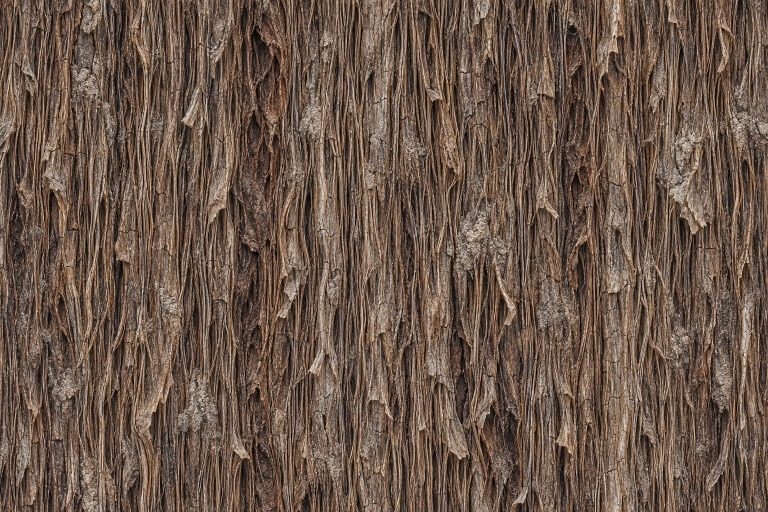
#> input picture assets-src/heart/gen/limb.jpg, 1536 x 1024 px, found by its file name (shown at 1/2 size); its folder holds 3 pictures in this run
$ python make-skins.py
#> lines starting #> are read from the running program, lines starting #| are printed output that depends on the picture
# The hide of the crust-walkers from the generated sheets: tiling colour, and slope with height (as make-materials.mjs has it).
# Run: /home/user/bpyenv/bin/python assets-src/heart/make-skins.py
import numpy as np
from PIL import Image

SRC = 'assets-src/heart/gen'
OUT = 'public/assets/heart/mat'
N = 1024

def sm(a, b, x):
    t = np.clip((x - a) / (b - a), 0, 1)
    return t * t * (3 - 2 * t)

def wrap_axis(f, axis, band=0.14):
    n = f.shape[axis]
    a = np.arange(n)
    w = sm(0, band, np.minimum(a, n - 1 - a) / n)
    shape = [1, 1, 1]
    shape[axis] = n
    w = w.reshape(shape)
    return f * w + np.roll(f, n // 2, axis=axis) * (1 - w)

def blur(a, r):
    r = max(1, int(round(r)))
    for _ in range(3):
        for axis in (0, 1):
            c = np.cumsum(np.concatenate([a.take(range(-r - 1, 0), axis=axis, mode='wrap'), a, a.take(range(0, r), axis=axis, mode='wrap')], axis=axis), axis=axis)
            n = a.shape[axis]
            hi = c.take(range(2 * r + 1, 2 * r + 1 + n), axis=axis)
            lo = c.take(range(0, n), axis=axis)
            a = (hi - lo) / (2 * r + 1)
    return a

def skin(name, box, strength):
#> called with name = 'limb', box = (256, 0, 1280, 1024), strength = 2.2
    im = Image.open(f'{SRC}/{name}.jpg').convert('RGB').crop(box).resize((N, N), Image.LANCZOS)
    f = np.asarray(im).astype(np.float32)
    f = wrap_axis(wrap_axis(f, 1), 0)
    Image.fromarray(np.clip(np.round(f), 0, 255).astype(np.uint8)).save(f'{OUT}/{name}.jpg', quality=92, subsampling=0)
    lum = (0.2126 * f[..., 0] + 0.7152 * f[..., 1] + 0.0722 * f[..., 2]) / 255
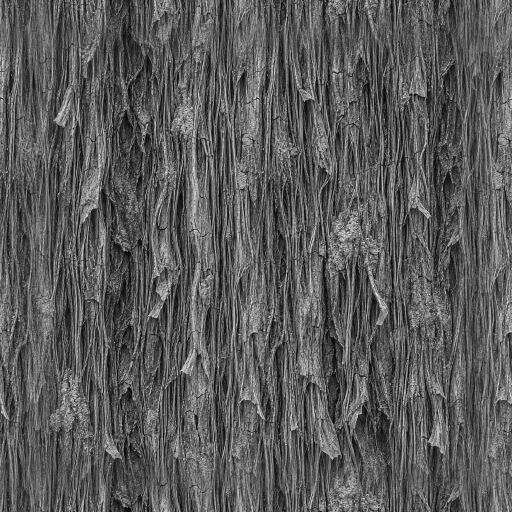
#> lum: shape (1024, 1024) float64 (shown at 1/2 size); min 0, max 0.994, mean 0.356
    h = blur(lum, 1.2) - blur(lum, 0.05 * N)
    h = np.clip(0.5 + (h - h.mean()) / (h.std() or 1) * 0.2, 0, 1)
    dx = (np.roll(h, -1, 1) - np.roll(h, 1, 1)) * 0.5 * strength * 8
    dy = (np.roll(h, -1, 0) - np.roll(h, 1, 0)) * 0.5 * strength * 8
    packed = np.stack([127.5 - dx * 127.5, 127.5 - dy * 127.5, h * 255], axis=-1)
    Image.fromarray(np.clip(np.round(packed), 0, 255).astype(np.uint8)).save(f'{OUT}/{name}-nh.jpg', quality=92, subsampling=0)
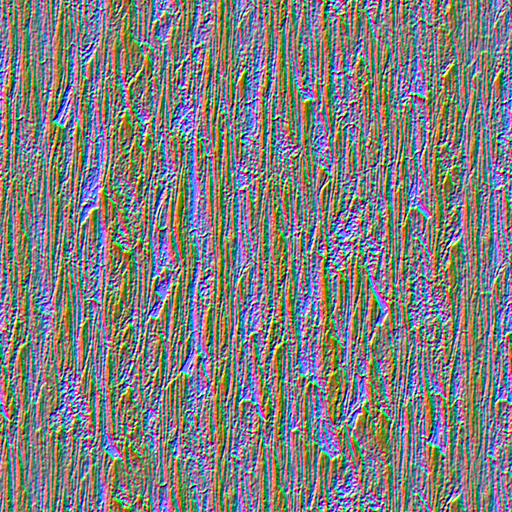
#> saved as limb-nh.jpg: PIL image 1024x1024 RGB (shown at 1/2 size); mean R, G, B 126.9, 126.8, 127.4
    lin = np.power(f / 255, 2.2).reshape(-1, 3).mean(0)
#> lin = [0.182, 0.122, 0.0865]
    print(name, np.round(lin, 3), 'lum', round(float(lum.mean()), 3), 'sd', round(float(lum.std()), 3))
#| limb [0.182 0.122 0.086] lum 0.356 sd 0.158

skin('limb', (256, 0, 1280, 1024), 2.2)
skin('torso', (365, 0, 1306, 941), 2.2)
#> call 2 of skin, with name = 'torso', box = (365, 0, 1306, 941), strength = 2.2
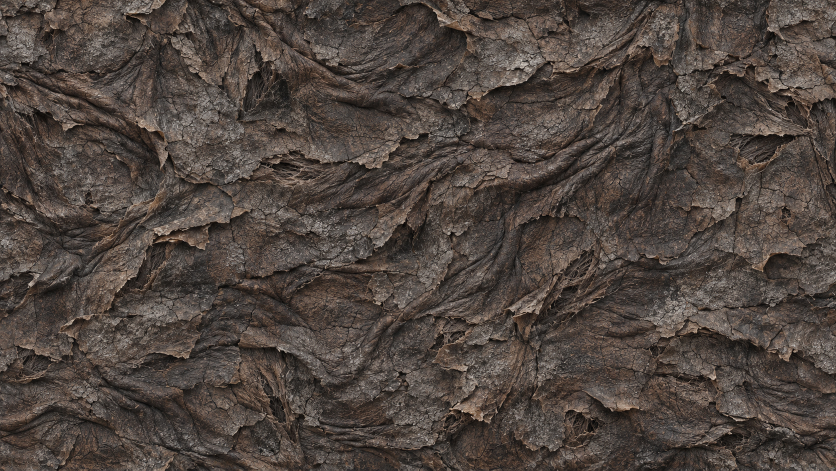
#> input picture assets-src/heart/gen/torso.jpg, 1672 x 941 px, found by its file name (shown at 1/2 size)
#> in skin (call 2), `h = np.clip(0.5 + (h - h.mean()) / (h.std() or 1) * 0.2, 0, 1)`:
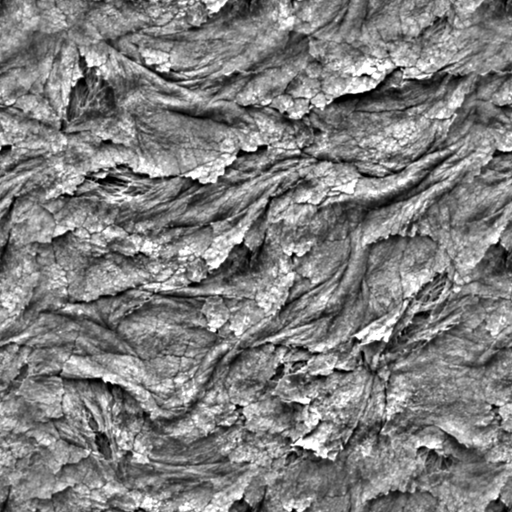
#> h: shape (1024, 1024) float64 (shown at 1/2 size); min 0, max 1, mean 0.499
#> in skin (call 2), `dy = (np.roll(h, -1, 0) - np.roll(h, 1, 0)) * 0.5 * strength * 8`:
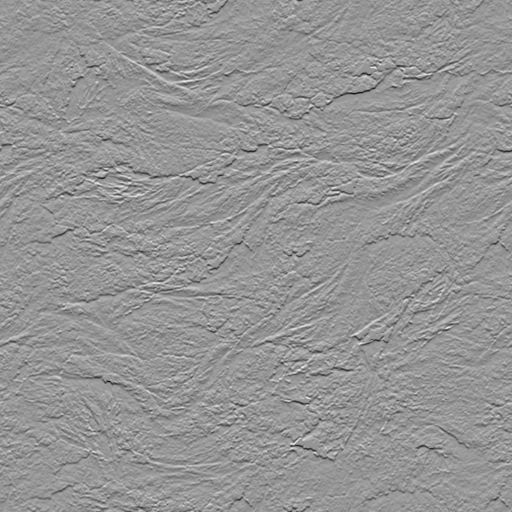
#> dy: shape (1024, 1024) float64 (shown at 1/2 size); min -6.56, max 4.66, mean 1.08e-19; drawn with min black and max white
#> in skin (call 2), `packed = np.stack([127.5 - dx * 127.5, 127.5 - dy * 127.5, h * 255], a..`:
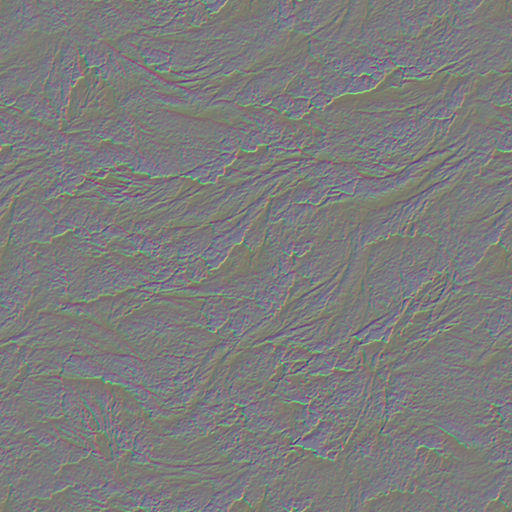
#> packed: shape (1024, 1024, 3) float64 (shown at 1/2 size); mean of channels 0, 1, 2 127.5, 127.5, 127.3; drawn with min black and max white
#> in skin (call 2), `Image.fromarray(np.clip(np.round(packed), 0, 255).astype(np.uint8)).sa..`:
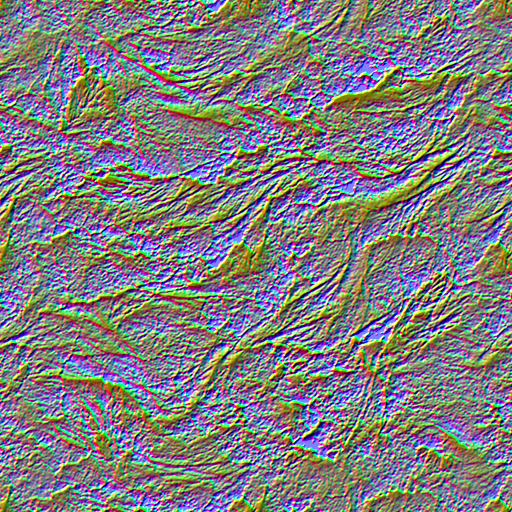
#> saved as torso-nh.jpg: PIL image 1024x1024 RGB (shown at 1/2 size); mean R, G, B 127, 125, 127.3
#> in skin (call 2), `lin = np.power(f / 255, 2.2).reshape(-1, 3).mean(0)`: lin = [0.0903, 0.0689, 0.0569]
#| torso [0.09  0.069 0.057] lum 0.28 sd 0.105
